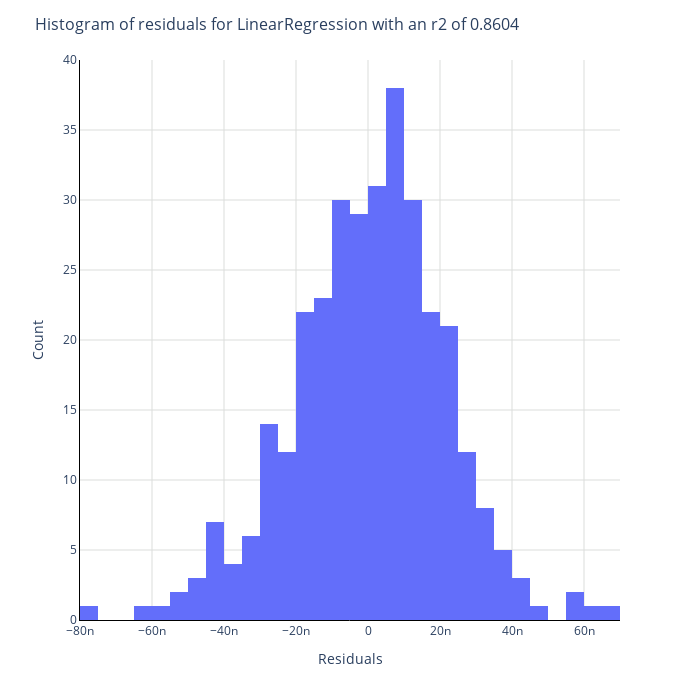

This figure's notebook cell:
### Code cell
fig = px.histogram( x=residuals, width=700, height=700)
fig.layout.title = f"Histogram of residuals for {model_name} with an r2 of {r2:0.4f}"
fig.layout.title.font.size = 16
fig.layout.title.font.size = 16
fig.layout.yaxis.title = "Count"
fig.layout.xaxis.title = "Residuals"
fig.layout.yaxis.gridcolor = "#DBDDDB"
fig.layout.xaxis.gridcolor = "#DBDDDB"
fig.layout.yaxis.linecolor = "#000000"
fig.layout.xaxis.linecolor = "#000000"
fig.layout.plot_bgcolor = "#ffffff"
fig.show()

### Figure 1 — Plotly figure (JSON) as saved in the notebook; plotly's stock layout.template omitted (floating-point values rounded to 4 significant figures; data arrays with more than 128 entries replaced by an {"elided": "..."} marker saying what was removed)
{"data": [{"bingroup": "x", "hovertemplate": "x=%{x}<br>count=%{y}<extra></extra>", "legendgroup": "", "marker": {"color": "#636efa", "pattern": {"shape": ""}}, "name": "", "orientation": "v", "showlegend": false, "type": "histogram", "x": {"elided": "330 float values"}, "xaxis": "x", "yaxis": "y"}], "layout": {"barmode": "relative", "height": 700, "legend": {"tracegroupgap": 0}, "margin": {"t": 60}, "plot_bgcolor": "#ffffff", "title": {"font": {"size": 16}, "text": "Histogram of residuals for LinearRegression with an r2 of 0.8604"}, "width": 700, "xaxis": {"anchor": "y", "domain": [0, 1], "gridcolor": "#DBDDDB", "linecolor": "#000000", "title": {"text": "Residuals"}}, "yaxis": {"anchor": "x", "domain": [0, 1], "gridcolor": "#DBDDDB", "linecolor": "#000000", "title": {"text": "Count"}}}}
